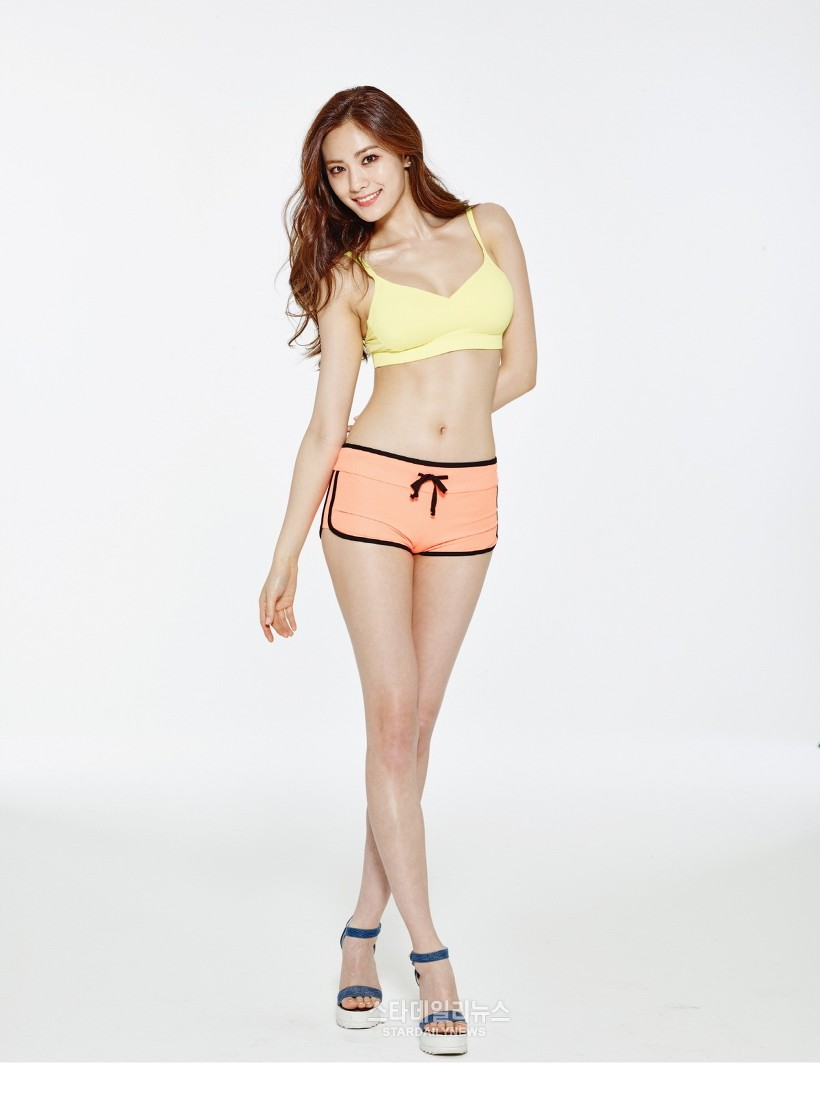
#> input picture images/nana.jpg, 820 x 1093 px
$ python Perspective.py
#> lines starting #> are read from the running program, lines starting #| are printed output that depends on the picture
import cv2
import numpy as np

img = cv2.imread('images/nana.jpg')
#> img is the input picture: shape (1093, 820, 3); mean B, G, R 225.9, 228.5, 232.3
h, w = img.shape[:2]
#> h = 1093; w = 820

pts1 = np.float32([[0, 0], [50, 50], [200, 50], [20, 200]])
pts2 = np.float32([[56, 65], [10, 100], [200, 50], [100, 250]])

M = cv2.getPerspectiveTransform(pts1, pts2)
img = cv2.warpPerspective(img, M, (w,h))
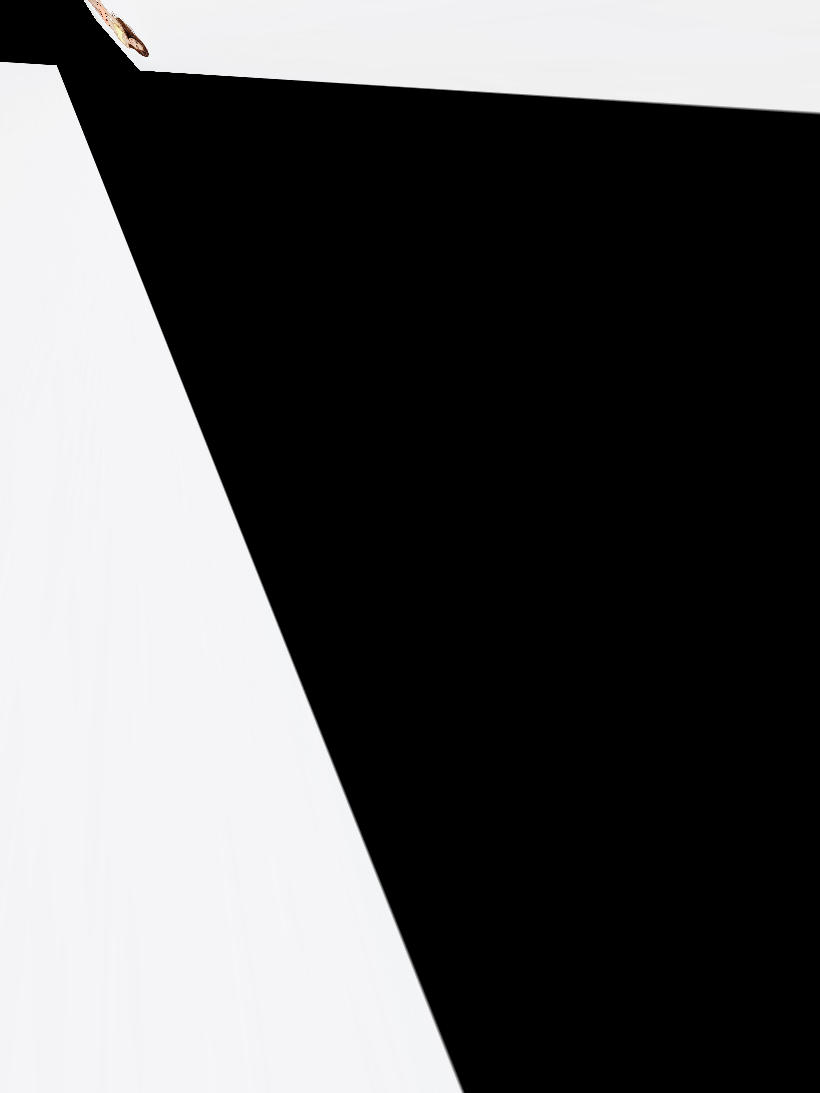
#> img: shape (1093, 820, 3); mean B, G, R 90.9, 90.2, 90.3
cv2.imshow('asd', img)
cv2.waitKey(0)
cv2.destroyAllWindows()
